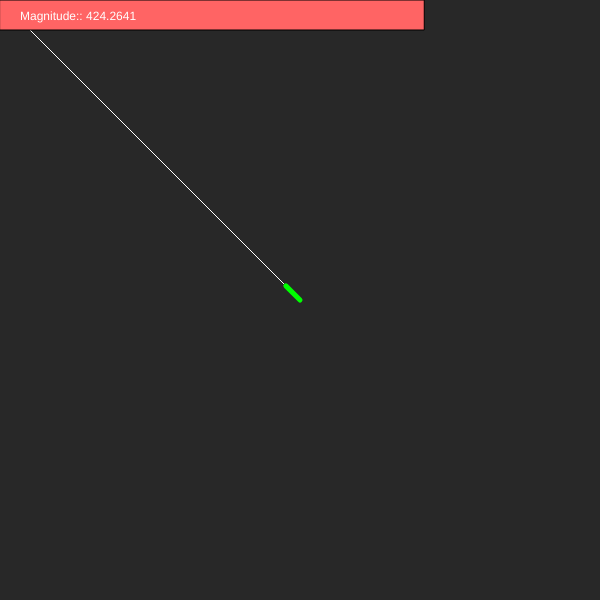
Frame 1 (no input)
Frame 60 (no input): identical to frame 1, image omitted
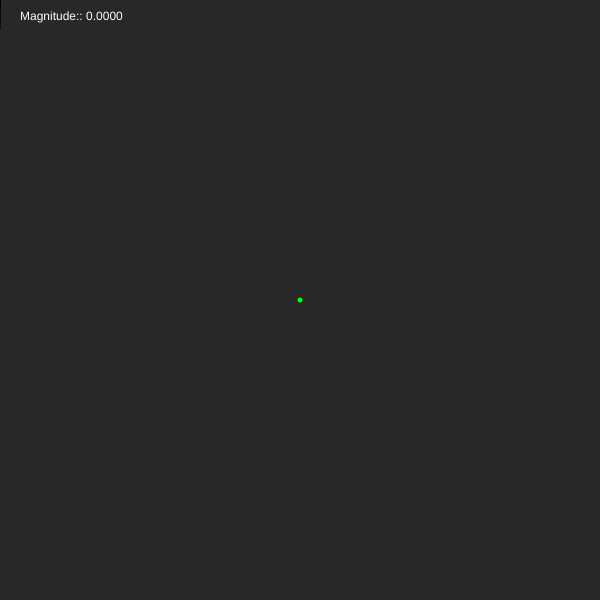
Frame 120 (the mouse pressed at the canvas centre since frame 60)

The p5.js sketch that drew these frames (run headless with seeded random() and noise() and a simulated clock; from frame 60 on, the mouse is pressed at the canvas centre):

// p5.js sketch
// ── sketch.js

// 04_02_vectorNormal

// Normalize or "standardize" a vector
// a normalized vector has a length / magnitude of 1
// a 'unit' vector


// describes a vectors DIRECTION, without regard to its magnitude

function setup() {

    createCanvas( 600, 600 );

}

function draw() {

    background( 40 );

    let mouse = createVector( mouseX, mouseY );
    let origin = createVector( width / 2, height / 2 );

    mouse.sub( origin );
    let magnitude = mouse.mag();

    push();
    translate( origin.x, origin.y );

    stroke( 255 );
    line( 0, 0, mouse.x, mouse.y );

    mouse.normalize();

    stroke( 0, 255, 0 );
    strokeWeight( 5 );
    line( 0, 0, mouse.x * 20, mouse.y * 20 );

    // or smae thing::
    // mouse.mult( 20 );
    // line(0, 0, mouse.x, mouse.y );

    pop();

    fill( 255, 100, 100 );
    rect( 0, 0, magnitude, 30 );
    fill( 255 );
    let magText = "Magnitude:: " + magnitude.toFixed( 4 );
    text( magText, 20, 20 );

}
